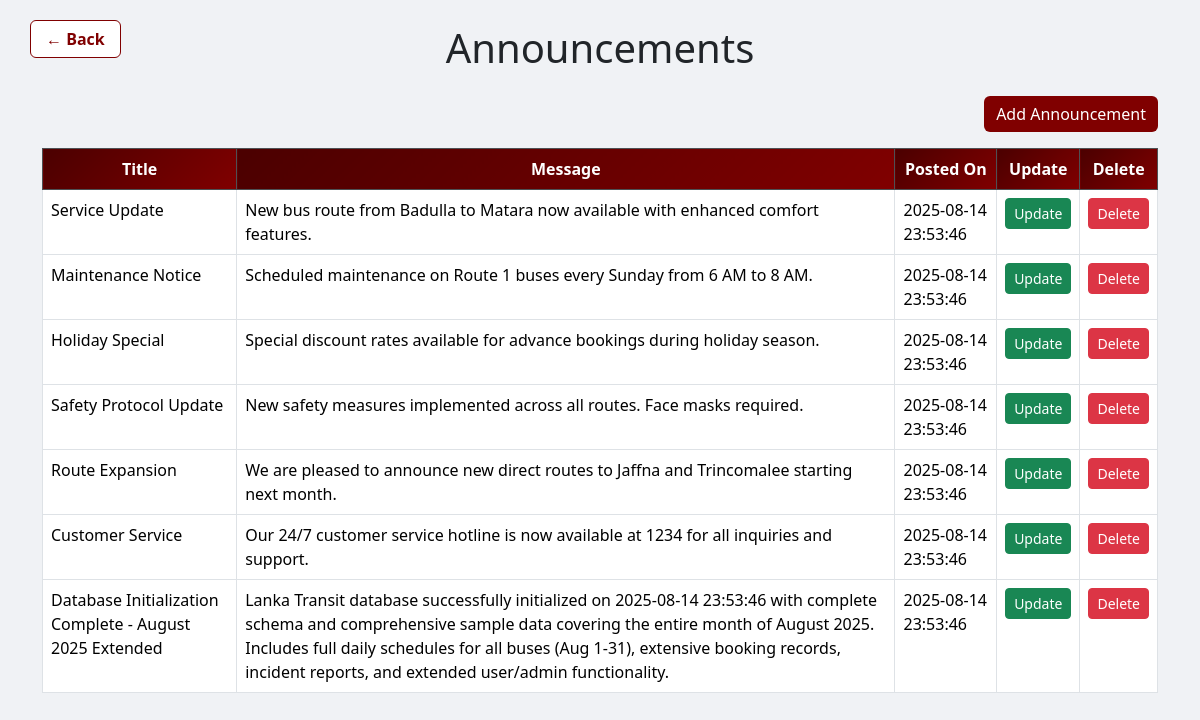
Screenshot of /Admin/announcement_display.php with the database file from the repository.
### tables this page shows
CREATE TABLE Announcements (
    ID INT PRIMARY KEY AUTO_INCREMENT,
    title VARCHAR(200) NOT NULL,
    message TEXT NOT NULL,
    created_at TIMESTAMP DEFAULT CURRENT_TIMESTAMP,
    updated_at TIMESTAMP DEFAULT CURRENT_TIMESTAMP ON UPDATE CURRENT_TIMESTAMP
);

### Admin/php/announcement.php (called while the page is built, shortened)
<?php
class Announcement {
    private $conn;
    public function __construct($db) {
        $this->conn = $db;
    }
    public function getAll() {
        $stmt = $this->conn->prepare("SELECT * FROM Announcements ORDER BY created_at DESC");
        $stmt->execute();
        return $stmt->fetchAll(PDO::FETCH_ASSOC);
    }
}
?>

### Admin/announcement_display.php (the view, shortened to what this page needs)
<?php
include('dbcon.php');
include('php/announcement.php');
try {
    $announcementObj = new Announcement($connection);
    $announcements = $announcementObj->getAll();
} catch (PDOException $e) {
    die("Error fetching announcements: " . $e->getMessage());
}
?>
<!DOCTYPE html>
<html lang="en">
<head>
    <link href="https://cdn.jsdelivr.net/npm/bootstrap@5.3.7/dist/css/bootstrap.min.css" rel="stylesheet">
    <link rel="stylesheet" href="css/style.css">
</head>
<body>
<div class="container mt-4">
    <a href="admin.html" class="btn btn-maroon-outline back-btn">&larr; Back</a>
    <h1 class="text-center mb-4">Announcements</h1>
    <div class="d-flex justify-content-end mb-3">
        <button class="btn btn-maroon" data-bs-toggle="modal" data-bs-target="#addModal">Add Announcement</button>
    </div>
   <table class="table table-bordered table-hover">
        <thead class="table-dark">
            <tr>
                <th>Title</th>
                <th>Message</th>
                <th>Posted On</th>
                <th>Update</th>
                <th>Delete</th>
            </tr>
        </thead>
        <tbody>
        <?php if (!empty($announcements)): ?>
            <?php foreach ($announcements as $a): ?>
                <tr>
                    <td><?= htmlspecialchars($a['title']) ?></td>
                    <td><?= htmlspecialchars($a['message']) ?></td>
                    <td><?= htmlspecialchars($a['created_at']) ?></td>
                    <td>
                        <a href="php/update_announcement.php?id=<?= $a['ID'] ?>" class="btn btn-success btn-sm">Update</a>
                    </td>
                    <td>
                        <button type="button" class="btn btn-danger btn-sm" data-bs-toggle="modal" data-bs-target="#deleteModal<?= $a['ID'] ?>">
                            Delete
                        </button>
                    </td>
                </tr>
            <?php endforeach; ?>
        <?php else: ?>
            <tr>
                <td colspan="5" class="text-center text-muted">No announcements found.</td>
            </tr>
        <?php endif; ?>
        </tbody>
    </table>
</div>
</body>
</html>

### Admin/css/style.css (style rules this page uses)
body { background-color: #f0f2f5; font-family: 'Segoe UI', sans-serif; }
.back-btn { position: absolute; top: 20px; left: 30px; background-color: white; color: #00008B; border: 1px solid #00008B; padding: 6px 15px; border-radius: 6px; font-weight: bold; cursor: pointer; margin-bottom: 1rem; }
a.btn { text-decoration: none !important; }
.btn-maroon { background-color: #800000; color: #fff; border: none; }
.btn-maroon-outline { border: 1px solid #800000; color: #800000; }
thead th { background: linear-gradient(135deg, #4B0000 0%, #800000 100%); color: white; font-weight: bold; text-align: center; }

### rows the page displays
announcements: title "Service Update", message "New bus route from Badulla to Matara now available with enhanced comfort features.", created_at "2025-08-14 23:53:46"
announcements: title "Maintenance Notice", message "Scheduled maintenance on Route 1 buses every Sunday from 6 AM to 8 AM.", created_at "2025-08-14 23:53:46"
announcements: title "Holiday Special", message "Special discount rates available for advance bookings during holiday season.", created_at "2025-08-14 23:53:46"
announcements: title "Safety Protocol Update", message "New safety measures implemented across all routes. Face masks required.", created_at "2025-08-14 23:53:46"
announcements: title "Route Expansion", message "We are pleased to announce new direct routes to Jaffna and Trincomalee starting next month.", created_at "2025-08-14 23:53:46"
announcements: title "Customer Service", message "Our 24/7 customer service hotline is now available at 1234 for all inquiries and support.", created_at "2025-08-14 23:53:46"
announcements: title "Database Initialization Complete - August 2025 Extended", message "Lanka Transit database successfully initialized on 2025-08-14 23:53:46 with complete schema and comprehensive sample data covering the entire month of August 2025. Includes full daily schedules for all buses (Aug 1-31), extensive booking records, incident reports, and extended user/admin functionality.", created_at "2025-08-14 23:53:46"
